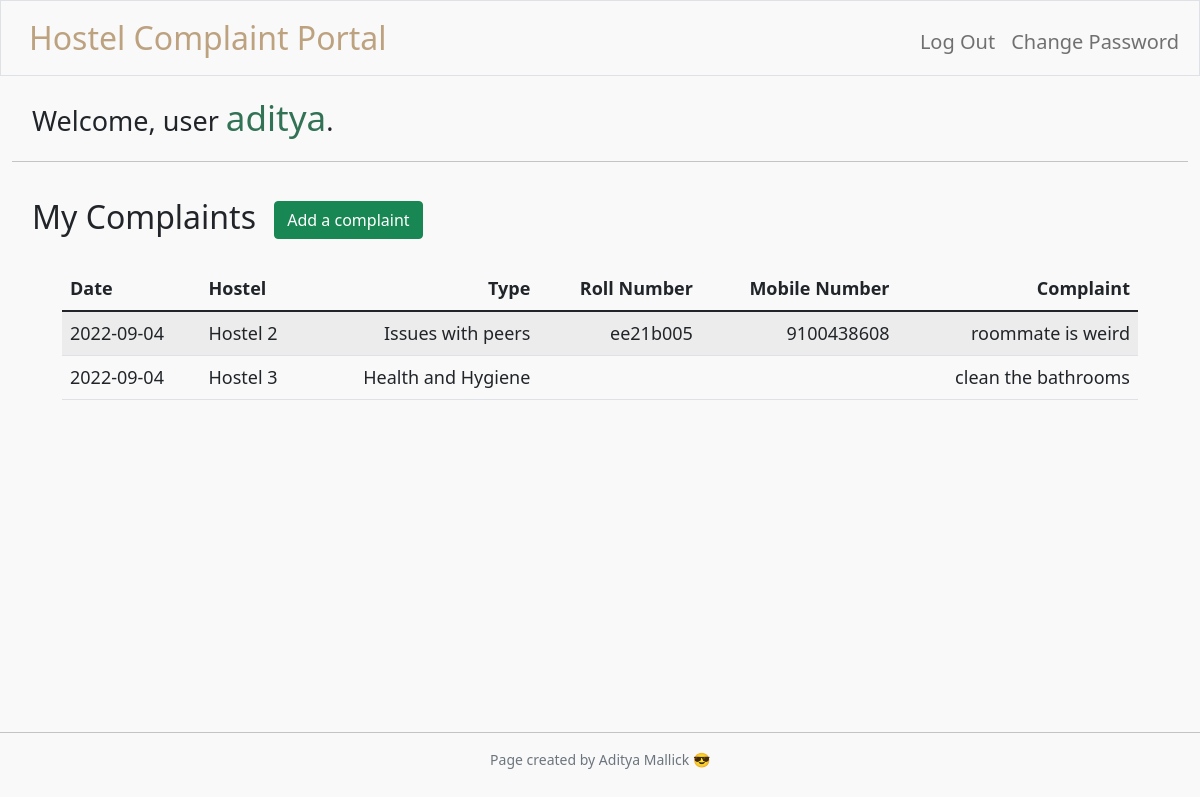
The page / (signed in) on the database its author committed.
### tables this page shows
CREATE TABLE complaints (userid INTEGER NOT NULL, hostel TEXT NOT NULL, complaint TEXT NOT NULL, type TEXT NOT NULL, date DATE, rollnum TEXT, mobilenum TEXT);

### app.py (the view)
@app.route("/", methods=["GET"])
@login_required
def index():
    usercomplaints = db.execute("SELECT * FROM complaints WHERE userid = ?", (session["user_id"],)).fetchall()
    return render_template("index.html", name = session["username"], usercomplaints = usercomplaints)

### app.py (called while the page is built)
@app.after_request
def after_request(response):
    response.headers["Cache-Control"] = "no-cache, no-store, must-revalidate"
    response.headers["Expires"] = 0
    response.headers["Pragma"] = "no-cache"
    return response

### helpers.py (called while the page is built)
def login_required(f):
    @wraps(f)
    def decorated_function(*args, **kwargs):
        if session.get("user_id") is None:
            return redirect("/login")
        return f(*args, **kwargs)
    return decorated_function

### templates/index.html (shortened to what this page needs)
{% extends "layout.html" %}
{% block main %}
<div style="font-size: 27px; margin-left: 20px;">
    Welcome, user <span style="color: rgb(50, 114, 85); font-size: 35px;">{{ name }}</span>.
</div>
<hr>
<h2 style="padding: 20px;">
My Complaints
<a style="margin-left: 10px;" role="button" href="/complaint" class="btn btn-success">Add a complaint</a>
</h2>
<div style="padding: 0px 50px;">
    <table class="table table-striped" style="font-size: large;">
        <thead>
            <tr>
                <th class="text-start">Date</th>
                <th class="text-start">Hostel</th>
                <th class="text-end">Type</th>
                <th class="text-end">Roll Number</th>
                <th class="text-end">Mobile Number</th>
                <th class="text-end">Complaint</th>
            </tr>
        </thead>
        <tbody>
            {% for complaint in usercomplaints %}
            <tr>
                <td class="text-start">{{ complaint[4] }}</td>
                <td class="text-start">{{ complaint[1] }}</td>
                <td class="text-end">{{ complaint[3] }}</td>
                <td class="text-end">{{ complaint[5] }}</td>
                <td class="text-end">{{ complaint[6] }}</td>
                <td class="text-end">{{ complaint[2] }}</td>
            </tr>
            {% endfor %}
        </tbody>
    </table>
</div>
{% endblock %}

### templates/layout.html (shortened to what this page needs)
<!DOCTYPE html>
<html lang="en">
    <head>
        <link href="https://cdn.jsdelivr.net/npm/bootstrap@5.1.3/dist/css/bootstrap.min.css" rel="stylesheet">
        <link href="/static/styles.css" rel="stylesheet">
    </head>
    <body class="main">
        <nav class=" border navbar navbar-expand-md navbar-light" style="background-color: #F9F9F9;">
            <div class="container-fluid">
                <a class="navbar-brand ms-3 fs2" title="dashboard" href="/"><span style="color: #bda280;">Hostel Complaint Portal</span></a>
                <div class="collapse navbar-collapse" id="navbar">
                    {% if session["user_id"] %}
                        <ul class="navbar-nav ms-auto mt-2">
                            <li class="nav-item"><a class="nav-link fs-5" href="/logout" title="log out">Log Out</a></li>
                            <li class="nav-item"><a class="nav-link fs-5" href="/pwdchange" title="change password">Change Password</a></li>
                        </ul>
                    {% else %}
                        <ul class="navbar-nav ms-auto mt-2">
                            <li class="nav-item"><a class="nav-link fs-5" href="/register">Register</a></li>
                            <li class="nav-item"><a class="nav-link fs-5" href="/login">Log In</a></li>
                        </ul>
                    {% endif %}
                </div>
            </div>
        </nav>
        <main class="container-fluid py-5 pt-3" style="min-height: 80vh;">
            {% block main %}{% endblock %}
        </main>
        <hr>
        <footer class="mb-2 small text-center text-muted">
            <div>Page created by Aditya Mallick 😎</div>
        </footer>
    </body>
</html>

### static/styles.css (style rules this page uses)
nav .navbar-brand { font-size: xx-large; }
.main { background-color: #F9F9F9; }

### rows shown on the page
complaints: date "2022-09-04", hostel "Hostel 2", type "Issues with peers", rollnum "ee21b005", mobilenum "9100438608", complaint "roommate is weird"
complaints: date "2022-09-04", hostel "Hostel 3", type "Health and Hygiene", complaint "clean the bathrooms"

### other values the page prints
{{ name }} "aditya"
